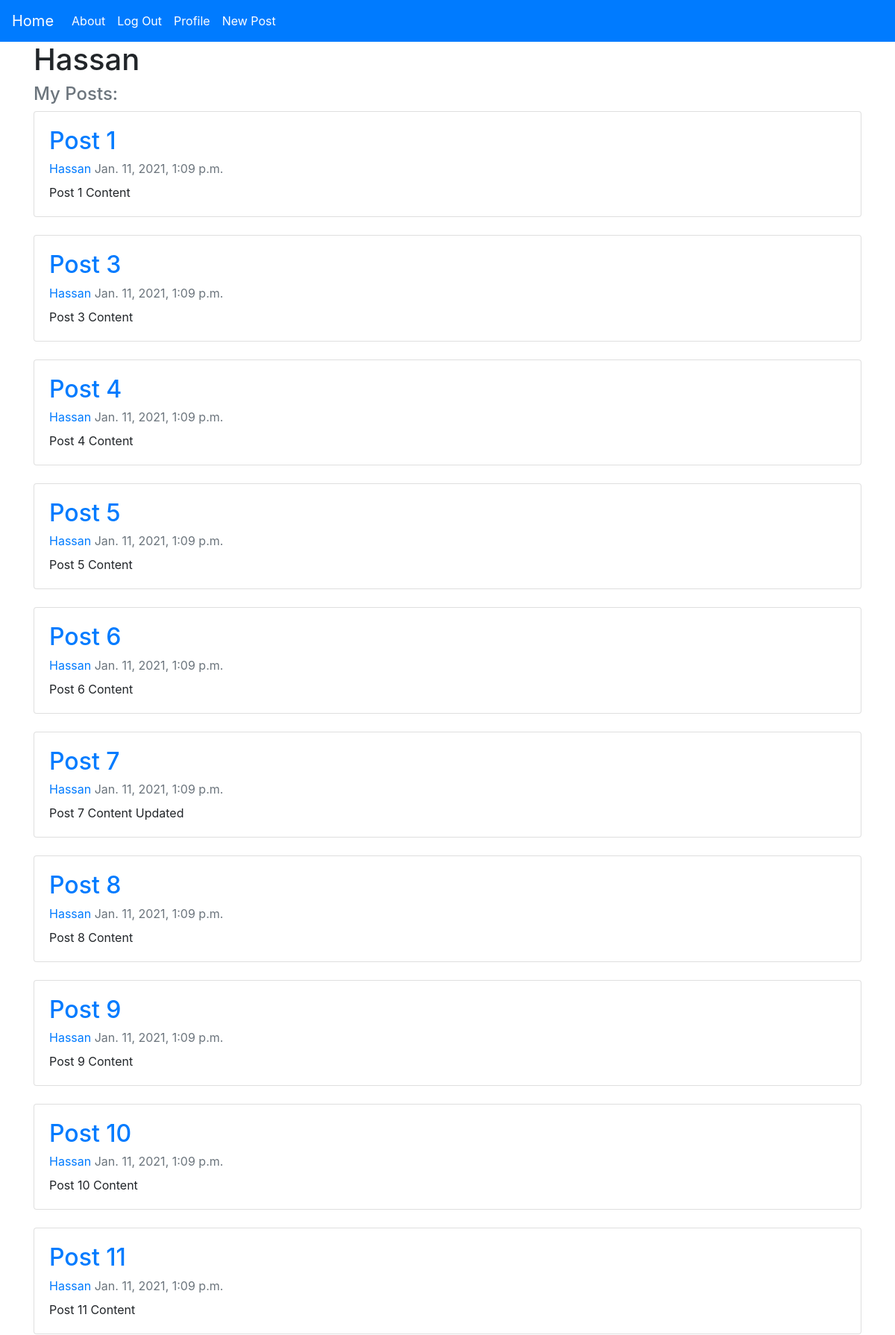
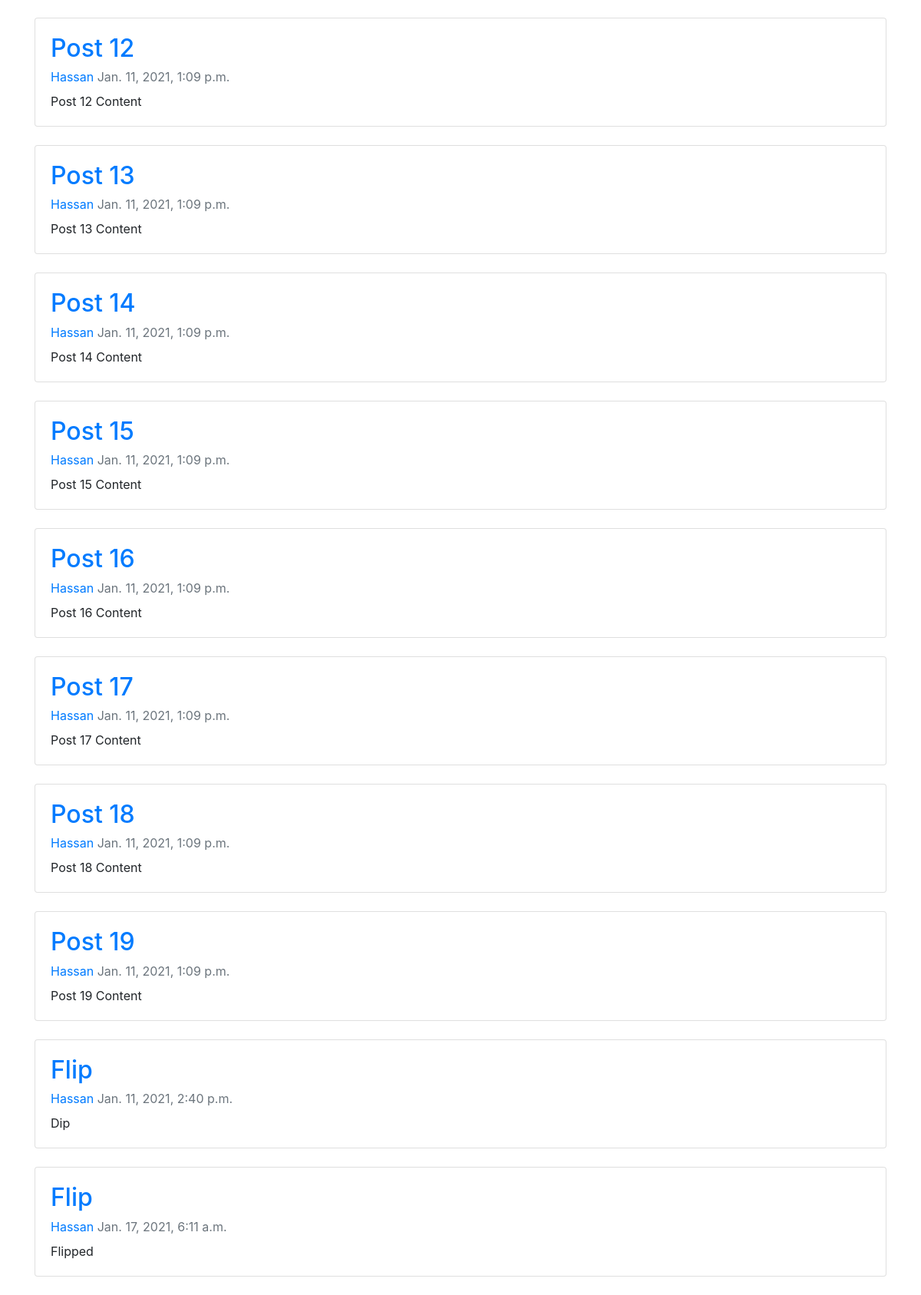
/profile/ (signed in), run on the app's committed database (2 pictures, top to bottom).
### Main/models.py (models this page shows, shortened)
class Post(models.Model):
    title = models.CharField(max_length=100)
    author = models.ForeignKey(User, on_delete=models.CASCADE)
    content = models.TextField()
    date_posted = models.DateTimeField(default=timezone.now())

### Main/views.py (the view)
# urls.py: path('profile/', views.profile, name='profile'),
@login_required
def profile(request):
    user = User.objects.filter(username=request.user).first()
    posts = Post.objects.filter(author=user)
    context = {
        'title': 'Profile',
        'posts': posts,
    }
    return render(request, 'Main/profile.html', context=context)

### Main/templates/Main/profile.html (shortened to what this page needs)
{% extends 'Main/base.html' %}
{% block content %}
<h1>{{ user.username }}</h1>
<h4 class="subtitle mb-2 text-muted">My Posts:</h2>
{% for post in posts %}
    <div class="card card-body">
        <h2 class="card-title"><a href="{% url 'post' post.id %}">{{ post.title }}</a></h2>
        <span class="card-subtitle mb-2 text-muted">
            <a href="{% url 'author' post.author %}" class="author">{{ post.author }}</a>
            <span class="date-posted">{{ post.date_posted }}</span>
        </span>
        <p class="content card-text">{{ post.content }}</p>
    </div>
    <br>
{% endfor %}
{% endblock content %}

### data on the page
Post: title "Post 1", author "Hassan", date_posted "Jan. 11, 2021, 1:09 p.m.", content "Post 1 Content"
Post: title "Post 3", author "Hassan", date_posted "Jan. 11, 2021, 1:09 p.m.", content "Post 3 Content"
Post: title "Post 4", author "Hassan", date_posted "Jan. 11, 2021, 1:09 p.m.", content "Post 4 Content"
Post: title "Post 5", author "Hassan", date_posted "Jan. 11, 2021, 1:09 p.m.", content "Post 5 Content"
Post: title "Post 6", author "Hassan", date_posted "Jan. 11, 2021, 1:09 p.m.", content "Post 6 Content"
Post: title "Post 7", author "Hassan", date_posted "Jan. 11, 2021, 1:09 p.m.", content "Post 7 Content Updated"
Post: title "Post 8", author "Hassan", date_posted "Jan. 11, 2021, 1:09 p.m.", content "Post 8 Content"
Post: title "Post 9", author "Hassan", date_posted "Jan. 11, 2021, 1:09 p.m.", content "Post 9 Content"
Post: title "Post 10", author "Hassan", date_posted "Jan. 11, 2021, 1:09 p.m.", content "Post 10 Content"
Post: title "Post 11", author "Hassan", date_posted "Jan. 11, 2021, 1:09 p.m.", content "Post 11 Content"
Post: title "Post 12", author "Hassan", date_posted "Jan. 11, 2021, 1:09 p.m.", content "Post 12 Content"
Post: title "Post 13", author "Hassan", date_posted "Jan. 11, 2021, 1:09 p.m.", content "Post 13 Content"
Post: title "Post 14", author "Hassan", date_posted "Jan. 11, 2021, 1:09 p.m.", content "Post 14 Content"
Post: title "Post 15", author "Hassan", date_posted "Jan. 11, 2021, 1:09 p.m.", content "Post 15 Content"
Post: title "Post 16", author "Hassan", date_posted "Jan. 11, 2021, 1:09 p.m.", content "Post 16 Content"
Post: title "Post 17", author "Hassan", date_posted "Jan. 11, 2021, 1:09 p.m.", content "Post 17 Content"
Post: title "Post 18", author "Hassan", date_posted "Jan. 11, 2021, 1:09 p.m.", content "Post 18 Content"
Post: title "Post 19", author "Hassan", date_posted "Jan. 11, 2021, 1:09 p.m.", content "Post 19 Content"
Post: title "Flip", author "Hassan", date_posted "Jan. 11, 2021, 2:40 p.m.", content "Dip"
Post: title "Flip", author "Hassan", date_posted "Jan. 17, 2021, 6:11 a.m.", content "Flipped"

### other printed values
{{ user.username }} "Hassan"
